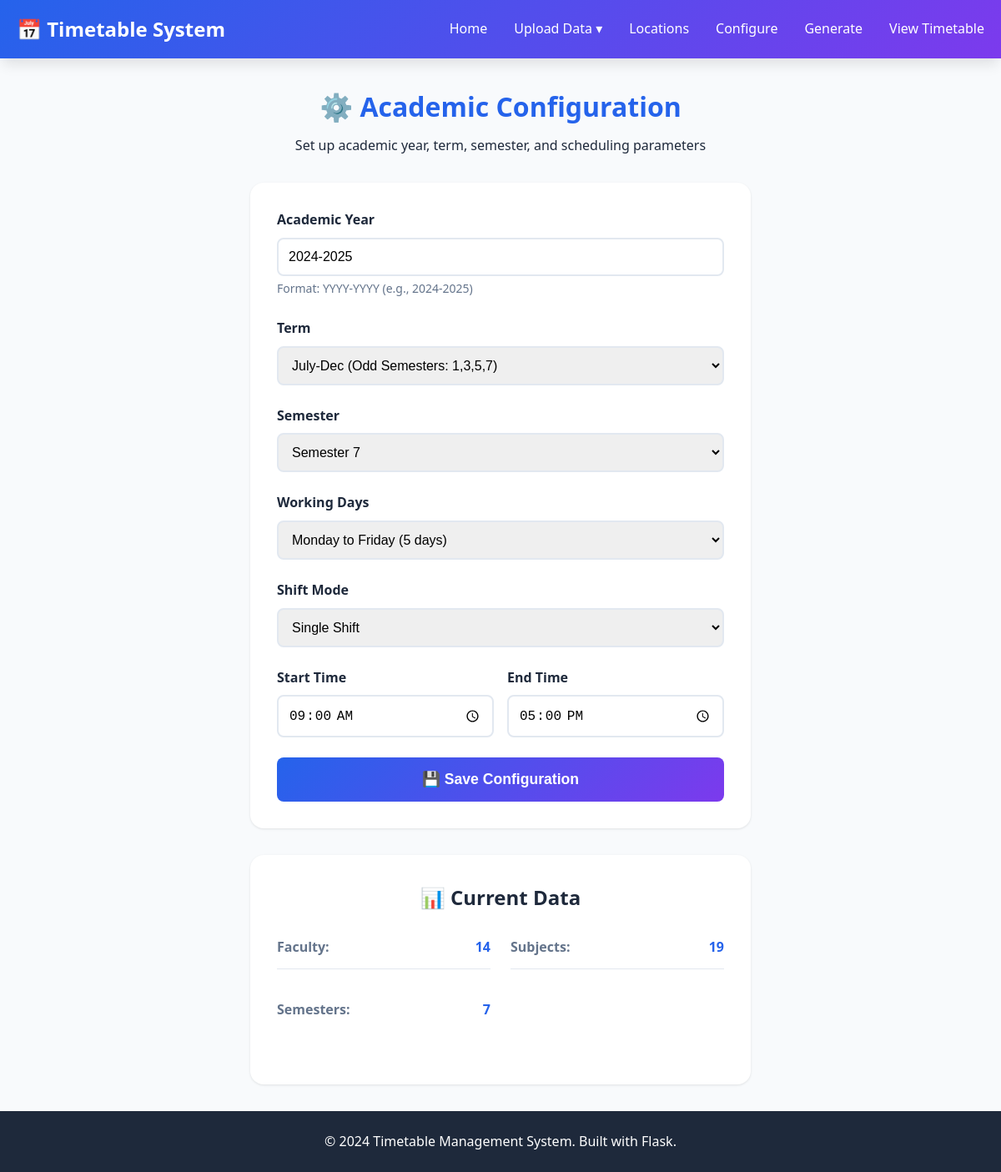
The page /configure on the database its author committed.
### tables this page shows
CREATE TABLE academic_config (
            id INTEGER PRIMARY KEY AUTOINCREMENT,
            academic_year TEXT NOT NULL,
            term TEXT NOT NULL,
            semester INTEGER NOT NULL,
            working_days TEXT NOT NULL,
            shift_mode TEXT NOT NULL,
            shift_timings TEXT,
            created_at TIMESTAMP DEFAULT CURRENT_TIMESTAMP,
            is_active INTEGER DEFAULT 1
        );

### app.py (the view)
@app.route('/configure')
def configure_page():
    stats = get_database_stats()
    active_config = get_active_config()
    return render_template('configure.html', stats=stats, config=active_config)

### database/db_setup.py (called while the page is built)
def get_connection():
    os.makedirs('database', exist_ok=True)
    conn = sqlite3.connect(DATABASE_PATH)
    conn.row_factory = sqlite3.Row  # Access columns by name
    return conn

### services/config_service.py (called while the page is built)
def get_active_config():
    conn = get_connection()
    cursor = conn.cursor()
    cursor.execute('SELECT * FROM academic_config WHERE is_active = 1 ORDER BY id DESC LIMIT 1')
    row = cursor.fetchone()
    conn.close()
    if row:
        config = dict(row)
        config['shift_timings'] = json.loads(config['shift_timings'])
        return config
    return None

### services/data_service.py (called while the page is built)
def get_database_stats():
    conn = get_connection()
    cursor = conn.cursor()
    stats = {}
    cursor.execute('SELECT COUNT(*) FROM faculty')
    stats['faculty_count'] = cursor.fetchone()[0]
    cursor.execute('SELECT COUNT(*) FROM subject')
    stats['subject_count'] = cursor.fetchone()[0]
    cursor.execute('SELECT COUNT(*) FROM faculty_subject')
    stats['mappings_count'] = cursor.fetchone()[0]
    cursor.execute('SELECT COUNT(DISTINCT semester) FROM subject')
    stats['semesters_count'] = cursor.fetchone()[0]
    conn.close()
    return stats

### templates/configure.html (shortened to what this page needs)
{% extends "base.html" %}
{% block content %}
<div class="page-header">
    <h1>⚙️ Academic Configuration</h1>
    <p>Set up academic year, term, semester, and scheduling parameters</p>
</div>
<div class="config-container">
    <form action="{{ url_for('save_configuration') }}" method="POST" class="config-form">
        <div class="form-group">
            <label for="academic_year">Academic Year</label>
            <input type="text" id="academic_year" name="academic_year"
                   placeholder="2024-2025" pattern="\d{4}-\d{4}"
                   value="{% if config %}{{ config.academic_year }}{% endif %}" required>
            <small>Format: YYYY-YYYY (e.g., 2024-2025)</small>
        </div>
        <div class="form-group">
            <label for="term">Term</label>
            <select id="term" name="term" required>
                <option value="July-Dec" {% if config and config.term == 'July-Dec' %}selected{% endif %}>July-Dec (Odd Semesters: 1,3,5,7)</option>
            </select>
        </div>
        <div class="form-group">
            <label for="semester">Semester</label>
            <select id="semester" name="semester" required>
                <option value="7" {% if config and config.semester == 7 %}selected{% endif %}>Semester 7</option>
            </select>
        </div>
        <div class="form-group">
            <label for="working_days">Working Days</label>
            <select id="working_days" name="working_days" required>
                <option value="Mon-Fri" {% if config and config.working_days == 'Mon-Fri' %}selected{% endif %}>Monday to Friday (5 days)</option>
            </select>
        </div>
        <div class="form-group">
            <label for="shift_mode">Shift Mode</label>
            <select id="shift_mode" name="shift_mode" required onchange="toggleShiftInputs()">
                <option value="single" {% if config and config.shift_mode == 'single' %}selected{% endif %}>Single Shift</option>
            </select>
        </div>
        <div id="single-shift-inputs" class="shift-inputs">
            <div class="form-row">
                <div class="form-group">
                    <label for="single_start">Start Time</label>
                    <input type="time" id="single_start" name="single_start" value="09:00">
                </div>
                <div class="form-group">
                    <label for="single_end">End Time</label>
                    <input type="time" id="single_end" name="single_end" value="17:00">
                </div>
            </div>
        </div>
        <button type="submit" class="btn btn-primary btn-lg">💾 Save Configuration</button>
    </form>
</div>
<div class="stats-overview">
    <h2>📊 Current Data</h2>
    <div class="stats-grid">
        <div class="stat-item">
            <span class="stat-label">Faculty:</span>
            <span class="stat-value">{{ stats.faculty_count }}</span>
        </div>
        <div class="stat-item">
            <span class="stat-label">Subjects:</span>
            <span class="stat-value">{{ stats.subject_count }}</span>
        </div>
        <div class="stat-item">
            <span class="stat-label">Semesters:</span>
            <span class="stat-value">{{ stats.semesters_count }}</span>
        </div>
    </div>
</div>
{% endblock %}

### static/css/style.css (style rules this page uses)
* { margin: 0; padding: 0; box-sizing: border-box; }
:root { --primary-color: #2563eb; --secondary-color: #7c3aed; --success-color: #10b981; --warning-color: #f59e0b; --error-color: #ef4444; --info-color: #3b82f6; --bg-color: #f8fafc; --card-bg: #ffffff; --text-primary: #1e293b; --text-secondary: #64748b; --border-color: #e2e8f0; --shadow: 0 1px 3px rgba(0, 0, 0, 0.1); --shadow-lg: 0 10px 15px -3px rgba(0, 0, 0, 0.1); }
body { font-family: 'Segoe UI', Tahoma, Geneva, Verdana, sans-serif; background-color: var(--bg-color); color: var(--text-primary); line-height: 1.6; min-height: 100vh; display: flex; flex-direction: column; }
.stats-grid { display: grid; grid-template-columns: repeat(auto-fit, minmax(250px, 1fr)); gap: 1.5rem; margin-bottom: 2rem; }
.stat-label { color: var(--text-secondary); font-weight: 500; }
.btn { display: inline-block; padding: 0.75rem 1.5rem; border-radius: 0.5rem; text-decoration: none; font-weight: 600; transition: all 0.3s; border: none; cursor: pointer; font-size: 1rem; }
.btn-primary { background: linear-gradient(135deg, var(--primary-color), var(--secondary-color)); color: white; }
.page-header { text-align: center; margin-bottom: 2rem; }
.page-header h1 { font-size: 2rem; color: var(--primary-color); margin-bottom: 0.5rem; }

### templates/configure.html (style rules this page uses)
.config-container { max-width: 600px; margin: 0 auto 2rem; }
.config-form { background: var(--card-bg); padding: 2rem; border-radius: 1rem; box-shadow: var(--shadow); }
.form-group { margin-bottom: 1.5rem; }
.form-group label { display: block; margin-bottom: 0.5rem; font-weight: 600; color: var(--text-primary); }
.form-group input, .form-group select { width: 100%; padding: 0.75rem; border: 2px solid var(--border-color); border-radius: 0.5rem; font-size: 1rem; transition: border-color 0.3s; }
.form-group small { display: block; margin-top: 0.25rem; color: var(--text-secondary); font-size: 0.875rem; }
.form-row { display: grid; grid-template-columns: 1fr 1fr; gap: 1rem; }
.shift-inputs { margin-top: 1rem; }
.btn-lg { width: 100%; font-size: 1.1rem; padding: 1rem; }
.stats-overview { background: var(--card-bg); padding: 2rem; border-radius: 1rem; box-shadow: var(--shadow); max-width: 600px; margin: 0 auto; }
.stats-overview h2 { margin-bottom: 1rem; text-align: center; }
.stat-item { display: flex; justify-content: space-between; padding: 0.75rem 0; border-bottom: 1px solid var(--border-color); }
.stat-item:last-child { border-bottom: none; }
.stat-label { font-weight: 600; }
.stat-value { color: var(--primary-color); font-weight: 700; }

### rows shown on the page
academic_config: academic_year "2024-2025", term "July-Dec (Odd Semesters: 1,3,5,7)", semester "Semester 7", working_days "Monday to Friday (5 days)", shift_mode "Single Shift"

### other values the page prints
{{ stats.faculty_count }} "14"
{{ stats.subject_count }} "19"
{{ stats.semesters_count }} "7"
